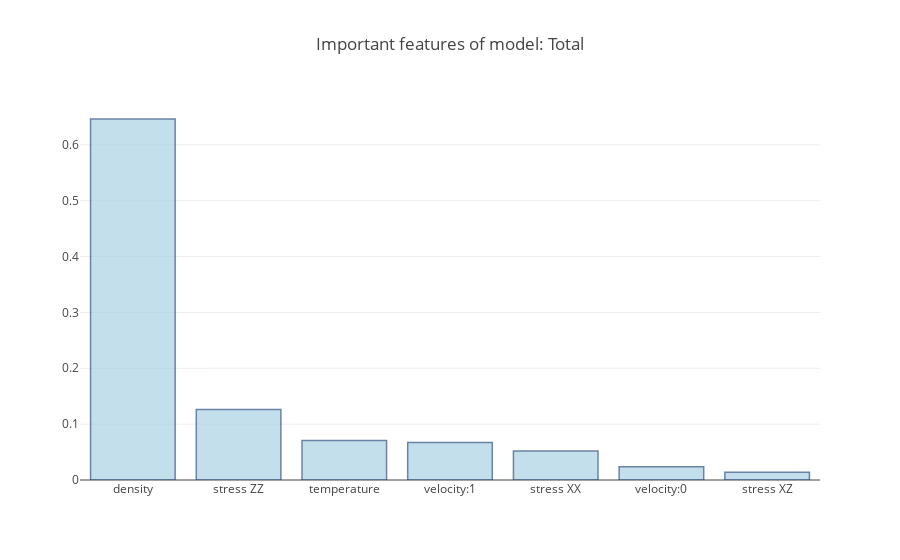

Write notebook code for a chart like this one.
### Code cell
plot_important_features('Total', df, rfc)

### Figure 1 — Plotly figure (JSON) as saved in the notebook; plotly's stock layout.template omitted (floating-point values rounded to 4 significant figures; data arrays with more than 128 entries replaced by an {"elided": "..."} marker saying what was removed)
{"data": [{"marker": {"color": "rgb(158,202,225)", "line": {"color": "rgb(8,48,107)", "width": 1.5}}, "opacity": 0.6, "type": "bar", "x": ["density", "stress ZZ", "temperature", "velocity:1", "stress XX", "velocity:0", "stress XZ"], "y": {"elided": "700 float values"}}], "layout": {"title": "Important features of model: Total"}}
